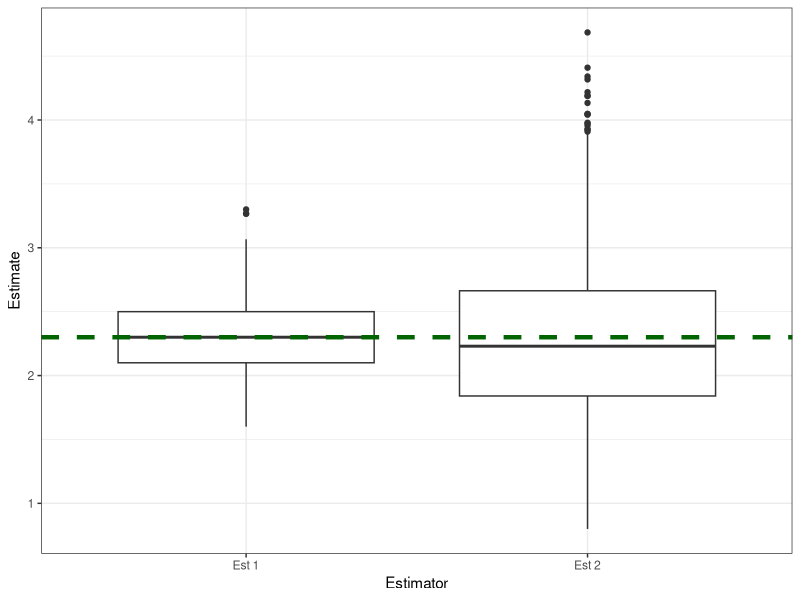
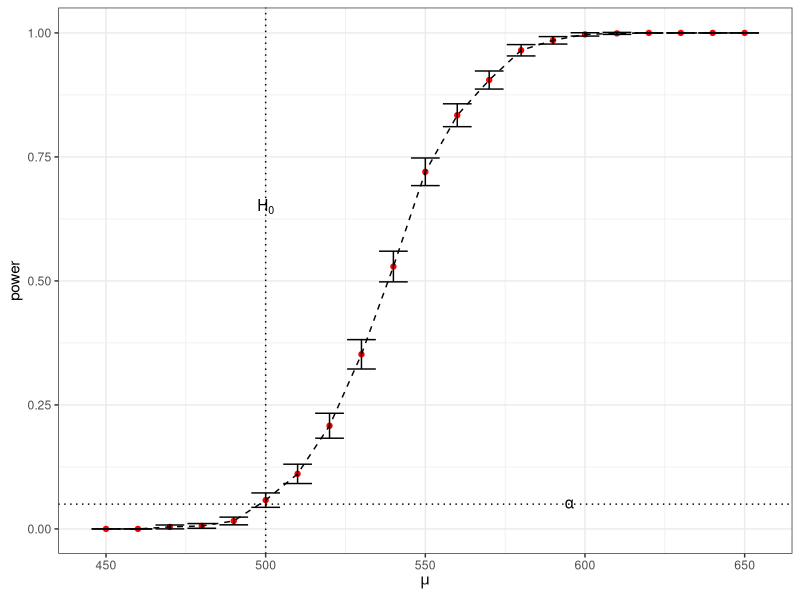
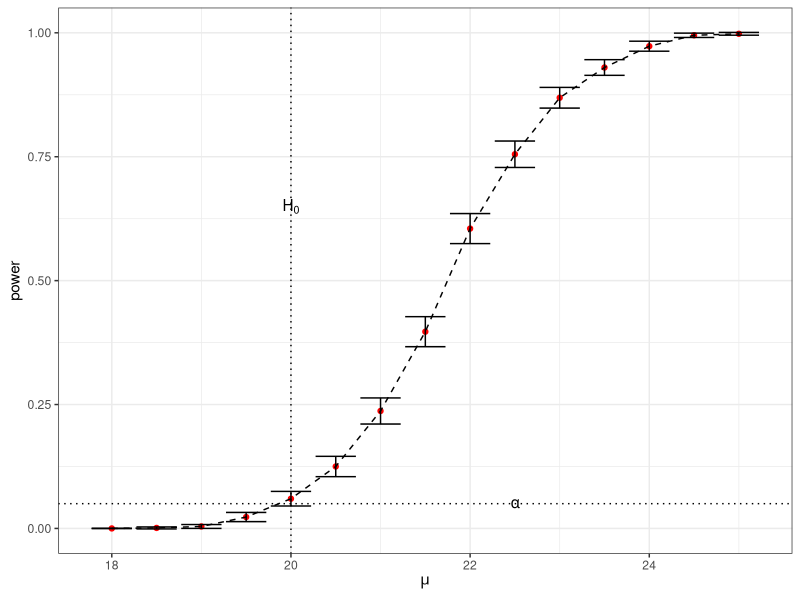
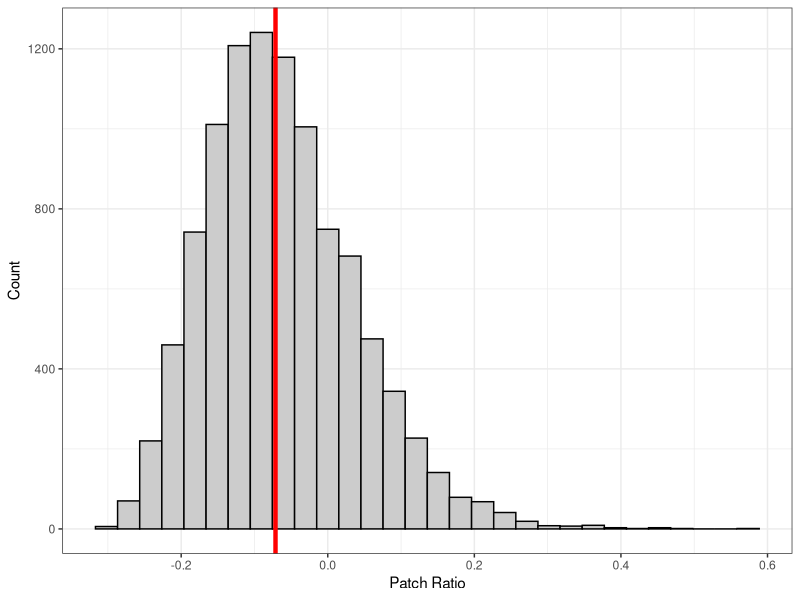

R code for these plots, in order:
## ---- chunk 1
set.seed(5172013)
## ---- chunk 2
sim_size <- 1000
sample_size <- 30
pois_lambda <- 2.3

pois_data <- matrix(
  rpois(n = sim_size * sample_size, lambda = pois_lambda),
  nrow = sim_size, 
  ncol = sample_size
)
## ---- chunk 3
pois_est1 <- function(pois_counts){
  return(mean(pois_counts))
}

pois_est2 <- function(pois_counts){
  return(var(pois_counts))
}
## ---- chunk 4
est_vec1 <- numeric(sim_size)
est_vec2 <- numeric(sim_size)

for (i in 1:sim_size){
  est_vec1[i] <- pois_est1(pois_data[i,])
  est_vec2[i] <- pois_est2(pois_data[i,])
}
## ---- chunk 5
library(ggplot2)

est_df <- data.frame(
  Estimator = c(rep("Est 1", length(est_vec1)), rep("Est 2", length(est_vec2))),
  Estimate = c(est_vec1, est_vec2)
)

ggplot(data = est_df, mapping = aes(x = Estimator, y = Estimate)) +
  geom_boxplot() +
  geom_hline(yintercept = pois_lambda, color = "darkgreen", linetype = "dashed", size = 1.5) +
  theme_bw()
## ---- chunk 6
(mse1 <- mean((est_vec1 - pois_lambda)^2))
(mse2 <- mean((est_vec2 - pois_lambda)^2))
## ---- chunk 7
(mse1_mc_error <- sd((est_vec1 - pois_lambda)^2) / sqrt(sim_size))
(mse2_mc_error <- sd((est_vec2 - pois_lambda)^2) / sqrt(sim_size))
## ---- chunk 8
(c(mse1 - 1.96 * mse1_mc_error, mse1 + 1.96 * mse1_mc_error))
(c(mse2 - 1.96 * mse2_mc_error, mse2 + 1.96 * mse2_mc_error))
## ---- chunk 9
(bias1 <- mean(est_vec1 - pois_lambda))
(bias2 <- mean(est_vec2 - pois_lambda))
## ---- chunk 10
(bias1_mc_error <- sd(est_vec1-pois_lambda) / sqrt(sim_size))
(bias2_mc_error <- sd(est_vec2-pois_lambda) / sqrt(sim_size))
## ---- chunk 11
c(bias1 - 1.96 * bias1_mc_error, bias1 + 1.96 * bias1_mc_error)
c(bias2 - 1.96 * bias2_mc_error, bias2 + 1.96 * bias2_mc_error)
## ---- chunk 12
pois_ci <- function(pois_counts){
  sample_mean <- mean(pois_counts)
  sample_sd <- sd(pois_counts)
  
  c(
    "lb" = sample_mean - 1.96 * sample_sd / sqrt(length(pois_counts)),
    "ub" = sample_mean + 1.96 * sample_sd / sqrt(length(pois_counts))
  )
}
## ---- chunk 13
coverage_indicator <- numeric(sim_size)

for (i in 1:sim_size){
  cur_ci <- pois_ci(pois_data[i,])
  
  if ((cur_ci[1] < pois_lambda) && (cur_ci[2] > pois_lambda)){
    coverage_indicator[i] <- 1
  }
}

(est_cov <- mean(coverage_indicator))
## ---- chunk 14
est_cov_error <- sqrt(est_cov * (1 - est_cov) / sim_size)

c(est_cov - 1.96 * est_cov_error, est_cov + 1.96 * est_cov_error)
## ---- chunk 15
set.seed(378923)

samp_size <- 20
alpha <- 0.05
mu0 <- 500
sigma <- 100

sim_size <- 1000           # number of replicates
p <- numeric(sim_size)      # storage for p-values

for (sim in 1:sim_size) {
  samp <- rnorm(samp_size, mu0, sigma) # simulate from H0
  ttest <- t.test(samp, alternative = "greater", mu = mu0)
  p[sim] <- ttest$p.value
}

(p_hat <- mean(p < alpha))
(se_hat <- sqrt(p_hat * (1 - p_hat) / sim_size))
p_hat + c(-1, 1) * 1.96 * se_hat # c(-1, 1) vectorizes plus and minus
## ---- chunk 16
mu <- seq(from = 450, to = 650, by = 10)  #alternatives
n_mu <- length(mu)
power <- numeric(n_mu)

for (i in 1:n_mu) {
  mu_a <- mu[i] # Select an alternative
  p <- numeric(sim_size)
  
  for(sim in 1:sim_size) {
    # simulated from alternative
    samp <- rnorm(samp_size, mu_a, sigma) 
    # perform t-test
    ttest <- t.test(samp, mu = mu0, alternative = 'greater') #change to two.sided
    p[sim] <- ttest$p.value
  }
  
  power[i] <- mean(p < 0.05) # We want low p-values since the null is not true.
  
}
## ---- chunk 17
se <- sqrt(power * (1 - power) / sim_size)

power_df <- data.frame(
  "mu" = mu, 
  "power" = power,
  "ci_lower_bound" = power - 1.96 * se,
  "ci_upper_bound" = power + 1.96 * se
)

ggplot(data = power_df, aes(x = mu, y = power)) +
  geom_point(color = "red") +
  geom_line(linetype = "dashed") +
  geom_hline(yintercept = 0.05, linetype = "dotted") +
  geom_vline(xintercept = mu0, linetype = "dotted") +
  geom_errorbar(aes(x = mu, ymin = ci_lower_bound, ymax = ci_upper_bound)) +
  labs(x = expression(mu)) +
  theme_bw() +
  annotate(x = 500, y = 0.65, geom = "text", label = "H[0]", parse = TRUE) +
  annotate(x = 595, y = 0.05, geom = "text", label = "alpha", parse = TRUE) 
## ---- chunk 18
samp_size <- 15
alpha <- 0.05
mu0 <- 20
sig <- 4

p <- numeric(sim_size)

for(sim in 1:sim_size) {
  samp <- rnorm(samp_size, mean = mu0, sd = sig)
  ttest <- t.test(samp, alternative = 'greater', mu = mu0)
  p[sim] <- ttest$p.value
}

(p_hat <- mean(p < alpha))
se_hat <- sqrt(p_hat * (1 - p_hat) / sim_size)
p_hat + 1.96 * c(-1, 1) * se_hat
## ---- chunk 19
mu <- seq(from = 18, to = 25, by = 0.5)  #alternatives
n_mu <- length(mu)
power <- numeric(n_mu)

for (i in 1:n_mu) {
  mu_a <- mu[i] # Select an alternative
  p <- numeric(sim_size)
  
  for(sim in 1:sim_size) { 
    samp <- rnorm(samp_size, mean = mu_a, sd = sig)
    ttest <- t.test(samp, mu = mu0, alternative = 'greater') 
    p[sim] <- ttest$p.value
  }
  
  power[i] <- mean(p < 0.05)
  
}
## ---- chunk 20
se <- sqrt(power * (1 - power) / sim_size)

power_df <- data.frame(
  "mu" = mu, 
  "power" = power,
  "ci_lower_bound" = power - 1.96 * se,
  "ci_upper_bound" = power + 1.96 * se
)

ggplot(data = power_df, aes(x = mu, y = power)) +
  geom_point(color = "red") +
  geom_line(linetype = "dashed") +
  geom_hline(yintercept = 0.05, linetype = "dotted") +
  geom_vline(xintercept = mu0, linetype = "dotted") +
  geom_errorbar(aes(x = mu, ymin = ci_lower_bound, ymax = ci_upper_bound)) +
  labs(x = expression(mu)) +
  theme_bw() +
  annotate(x = mu0, y = 0.65, geom = "text", label = "H[0]", parse = TRUE) +
  annotate(x = 22.5, y = 0.05, geom = "text", label = "alpha", parse = TRUE)
## ---- chunk 21
patch_data <- readr::read_table("data/patch_data.txt", show_col_types = FALSE)
(patch_data)
## ---- chunk 22
ratio_stat <- function(data, indices){
  return(
    mean(data$newpatch[indices] - data$oldpatch[indices]) / mean(data$oldpatch[indices] - data$placebo[indices])
  ) 
}

subj_num <- dim(patch_data)[1]

obs_est <- ratio_stat(patch_data, c(1:subj_num))

patch_boot_size <- 10000
## ---- chunk 23
patch_boot_est <- numeric(patch_boot_size)

for (i in 1:patch_boot_size){
  ## sample with replacement rows of the patch_data matrix
  new_rows <- sample(1:subj_num, size = subj_num, replace = TRUE)
  
    ## re-estimate the ratio of mean differences
  patch_boot_est[i] <- ratio_stat(patch_data, new_rows)
}

patch_boot_est_df <- data.frame("patch_boot_est" = patch_boot_est)

ggplot(data = patch_boot_est_df, aes(x = patch_boot_est)) +
  geom_histogram(fill = "gray80", color = "black") +
  geom_vline(xintercept = obs_est, color = "red", linewidth = 1.5) +
  labs(x = "Patch Ratio", y = "Count") +
  theme_bw()
  
## ---- chunk 24
boot_patch_sd <- sd(patch_boot_est)
## ---- chunk 25
mean(patch_boot_est - obs_est)
## ---- chunk 26
(norm_int <- obs_est + 1.96 * c(-1, 1) * sd(patch_boot_est))
## ---- chunk 27
(quant_int <- quantile(patch_boot_est, probs = c(0.025, 0.975)))
